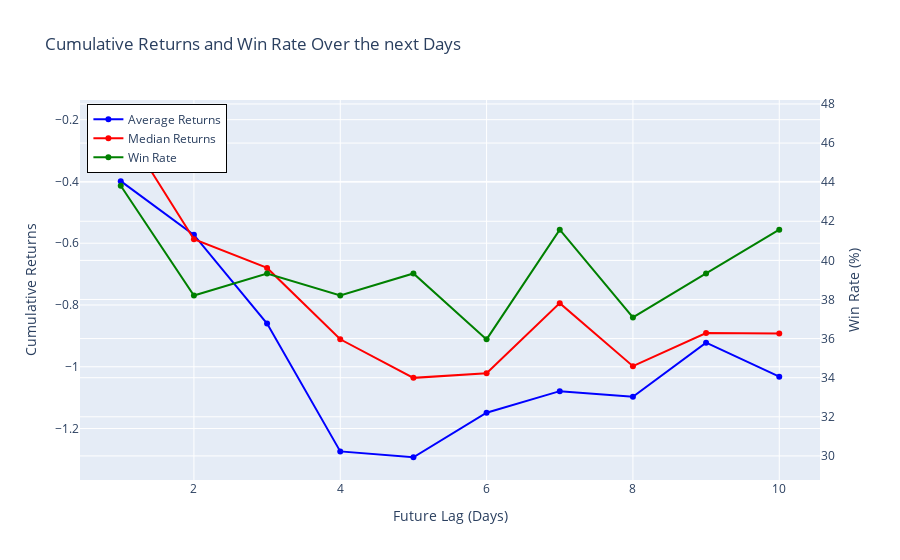

Write notebook code for a chart like this one.
### Code cell
pl.plot_original_stats(avg_returns, median_returns, win_rate)

### Figure 1 — Plotly figure (JSON) as saved in the notebook; plotly's stock layout.template omitted (floating-point values rounded to 4 significant figures)
{"data": [{"hoverinfo": "x+y+name", "line": {"color": "blue"}, "mode": "lines+markers", "name": "Average Returns", "type": "scatter", "x": [1, 2, 3, 4, 5, 6, 7, 8, 9, 10], "y": [-0.399, -0.573, -0.86, -1.274, -1.293, -1.149, -1.079, -1.097, -0.922, -1.032], "yaxis": "y"}, {"hoverinfo": "x+y+name", "line": {"color": "red"}, "mode": "lines+markers", "name": "Median Returns", "type": "scatter", "x": [1, 2, 3, 4, 5, 6, 7, 8, 9, 10], "y": [-0.21, -0.587, -0.68, -0.911, -1.036, -1.021, -0.794, -0.998, -0.891, -0.892], "yaxis": "y"}, {"hoverinfo": "x+y+name", "line": {"color": "green"}, "mode": "lines+markers", "name": "Win Rate", "type": "scatter", "x": [1, 2, 3, 4, 5, 6, 7, 8, 9, 10], "y": [43.82, 38.2, 39.33, 38.2, 39.33, 35.96, 41.57, 37.08, 39.33, 41.57], "yaxis": "y2"}], "layout": {"legend": {"bordercolor": "Black", "borderwidth": 1, "x": 0.01, "y": 0.99}, "title": {"text": "Cumulative Returns and Win Rate Over the next Days"}, "xaxis": {"title": {"text": "Future Lag (Days)"}}, "yaxis": {"title": {"text": "Cumulative Returns"}}, "yaxis2": {"overlaying": "y", "range": [28.77, 48.2], "side": "right", "title": {"text": "Win Rate (%)"}}}}
